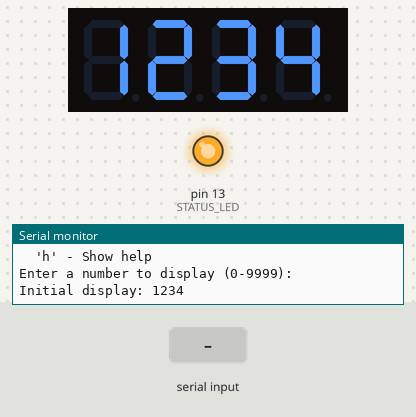
Simulated run of this sketch. Board: Arduino Uno, built with avr-gcc and run on an emulated ATmega328P. Parts: 4-digit seven-segment display, output pins drawn as LEDs (lit = HIGH), the last lines printed to the serial monitor. Wiring (inferred from the names in the program): 4-digit 7-segment display, segments lit when HIGH: segments pin 3, pin 4, pin 5, pin 6, pin 7, pin 8, pin 9, pin 10; digit selects pin 11, pin 12, A0, A1. Inputs (shaded band) come from the test bench. The segment pins are drawn as the display they are named for; pins used as bus, display or sensor lines are not drawn.

Above: at 1.5 s.
1.6 s: "d\n" received over Serial
At 2.31 s:
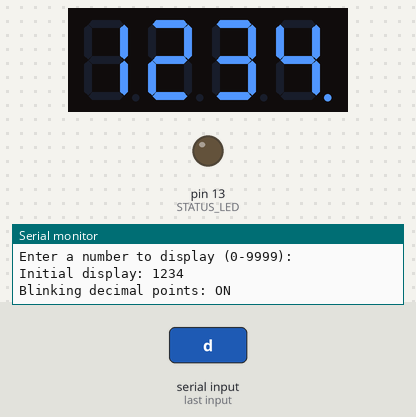
3.1 s: "s\n" received over Serial
At 3.23 s:
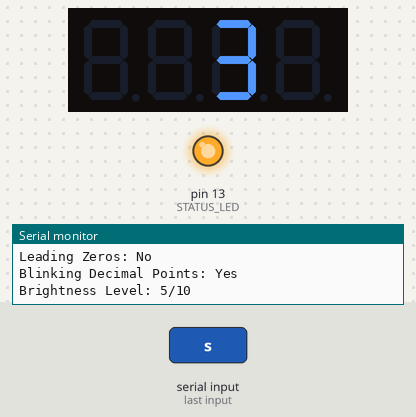
4.6 s: "h\n" received over Serial
At 4.86 s:
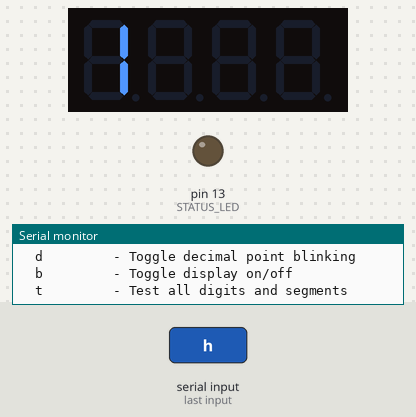
6.1 s: "90,45\n" received over Serial
At 6.51 s:
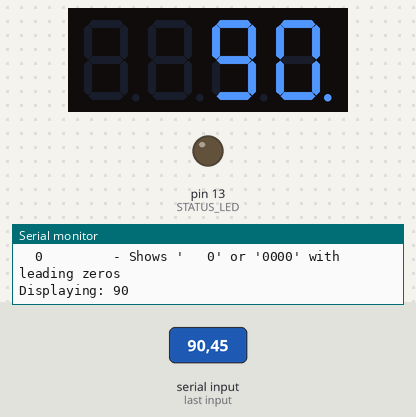
7.6 s: "c\n" received over Serial
At 8.31 s:
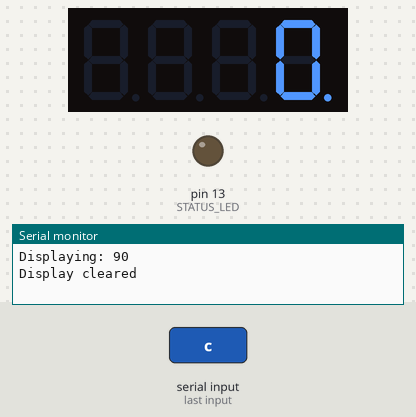
9.1 s: "z\n" received over Serial
At 10.71 s:
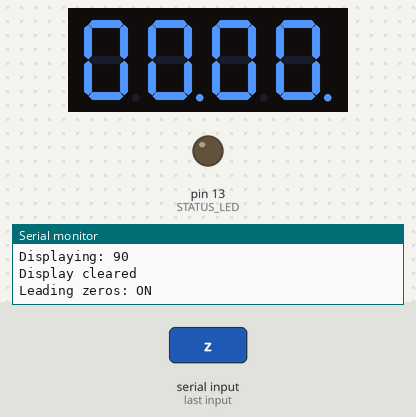
Timing chart, 0 to 11.6 s (numbered marks = the images above; inputs shaded):
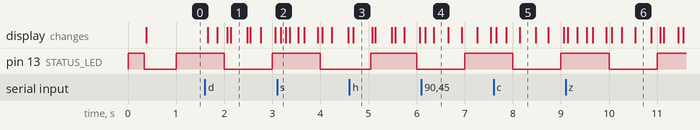

Measured:
- after the input at 1.6 s, the display: first changes after 0.06 s (image 1 shows a later state)
- after the input at 7.6 s, the display: changes after 0.06 s (image 5)
- after the input at 9.1 s, the display: first changes at once (image 6 shows a later state)
- what the display in image 3 shows lasts 0.4 s, from 4.7 s to 5.1 s

The sketch:

p5_uc_module.ino
```cpp
// ============================================
// PRACTICE 5 SIMPLIFIED: 7SEG-MPX4-CC DISPLAY TEST
// ============================================

// Pin definitions for segments
const int segmentPins[] = {3, 4, 5, 6, 7, 8, 9, 10}; // A,B,C,D,E,F,G,DP
const int digitPins[] = {11, 12, A0, A1}; // Digit 1,2,3,4 control pins
const int STATUS_LED = 13;

// 7-segment digit patterns (0-9) - Common Cathode
const byte digitPatterns[] = {
  0b11111100, // 0: A,B,C,D,E,F on
  0b01100000, // 1: B,C on
  0b11011010, // 2: A,B,D,E,G on
  0b11110010, // 3: A,B,C,D,G on
  0b01100110, // 4: B,C,F,G on
  0b10110110, // 5: A,C,D,F,G on
  0b10111110, // 6: A,C,D,E,F,G on
  0b11100000, // 7: A,B,C on
  0b11111110, // 8: A,B,C,D,E,F,G on
  0b11110110  // 9: A,B,C,D,F,G on
};

// Display variables
int displayNumber = 0;        // Number to display (0-9999)
int currentDigit = 0;         // Current digit being multiplexed (0-3)
unsigned long lastDisplayUpdate = 0;
const int DISPLAY_UPDATE_INTERVAL = 2; // 2ms for smooth multiplexing (500Hz)

// User input variables
String inputBuffer = "";
bool newNumberReceived = false;

// Display control
bool displayEnabled = true;
bool showLeadingZeros = false;
bool blinkDecimalPoints = false;
int brightness = 5; // 1-10 scale

void setup() {
  Serial.begin(9600);

  // Initialize segment pins as outputs
  for (int i = 0; i < 8; i++) {
    pinMode(segmentPins[i], OUTPUT);
    digitalWrite(segmentPins[i], LOW);
  }

  // Initialize digit control pins as outputs
  for (int i = 0; i < 4; i++) {
    pinMode(digitPins[i], OUTPUT);
    digitalWrite(digitPins[i], LOW); // Turn off all digits initially
  }

  pinMode(STATUS_LED, OUTPUT);
  digitalWrite(STATUS_LED, HIGH);

  Serial.println("=== PRACTICE 5: 7SEG-MPX4-CC DISPLAY TEST ===");
  Serial.println("4-Digit 7-Segment Display Controller");
  Serial.println();
  Serial.println("Commands:");
  Serial.println("  Enter number (0-9999) - Display the number");
  Serial.println("  'c' - Clear display");
  Serial.println("  'z' - Toggle leading zeros");
  Serial.println("  'd' - Toggle decimal points");
  Serial.println("  'b' - Toggle display on/off");
  Serial.println("  't' - Test all digits");
  Serial.println("  's' - Show status");
  Serial.println("  'h' - Show help");
  Serial.println();
  Serial.println("Enter a number to display (0-9999):");

  // Initial display test
  displayNumber = 1234;
  Serial.println("Initial display: 1234");
}

void loop() {
  unsigned long currentTime = millis();

  // Handle serial input
  handleSerialInput();

  // Update display (multiplexing)
  if (currentTime - lastDisplayUpdate >= DISPLAY_UPDATE_INTERVAL) {
    updateDisplay();
    lastDisplayUpdate = currentTime;
  }

  // Status LED heartbeat
  digitalWrite(STATUS_LED, (currentTime / 1000) % 2);
}

void handleSerialInput() {
  while (Serial.available()) {
    char inChar = Serial.read();

    if (inChar == '\n' || inChar == '\r') {
      // Process complete input
      if (inputBuffer.length() > 0) {
        processCommand(inputBuffer);
        inputBuffer = "";
      }
    } else if (inChar >= ' ') {
      // Add to input buffer
      inputBuffer += inChar;
    }
  }
}

void processCommand(String command) {
  command.trim();
  command.toLowerCase();

  if (command.length() == 0) return;

  // Check for single character commands
  if (command.length() == 1) {
    char cmd = command.charAt(0);

    switch (cmd) {
      case 'c':
        clearDisplay();
        break;
      case 'z':
        toggleLeadingZeros();
        break;
      case 'd':
        toggleDecimalPoints();
        break;
      case 'b':
        toggleDisplay();
        break;
      case 't':
        testAllDigits();
        break;
      case 's':
        showStatus();
        break;
      case 'h':
        showHelp();
        break;
      default:
        Serial.println("Unknown command. Type 'h' for help.");
        break;
    }
  } else {
    // Try to parse as number
    int number = command.toInt();

    if (number >= 0 && number <= 9999) {
      displayNumber = number;
      Serial.print("Displaying: ");
      Serial.println(displayNumber);
    } else {
      Serial.println("Invalid number. Enter 0-9999 or command.");
    }
  }
}

void updateDisplay() {
  if (!displayEnabled) {
    // Turn off all digits
    for (int i = 0; i < 4; i++) {
      digitalWrite(digitPins[i], LOW);
    }
    return;
  }

  // Turn off all digits first
  for (int i = 0; i < 4; i++) {
    digitalWrite(digitPins[i], LOW);
  }

  // Extract individual digits
  int thousands = (displayNumber / 1000) % 10;
  int hundreds = (displayNumber / 100) % 10;
  int tens = (displayNumber / 10) % 10;
  int units = displayNumber % 10;

  // Determine what digit to display
  int digitValue = 0;
  bool showDigit = true;
  bool showDP = false;

  switch (currentDigit) {
    case 0: // Thousands
      digitValue = thousands;
      showDigit = showLeadingZeros || thousands > 0 || displayNumber >= 1000;
      break;
    case 1: // Hundreds
      digitValue = hundreds;
      showDigit = showLeadingZeros || hundreds > 0 || displayNumber >= 100;
      showDP = blinkDecimalPoints && ((millis() / 500) % 2);
      break;
    case 2: // Tens
      digitValue = tens;
      showDigit = showLeadingZeros || tens > 0 || displayNumber >= 10;
      break;
    case 3: // Units
      digitValue = units;
      showDigit = true; // Always show units digit
      showDP = blinkDecimalPoints && ((millis() / 300) % 2);
      break;
  }

  if (showDigit) {
    // Set segment pattern
    byte pattern = digitPatterns[digitValue];
    if (showDP) pattern |= 0x01; // Add decimal point

    // Output to segments
    for (int i = 0; i < 8; i++) {
      digitalWrite(segmentPins[i], (pattern >> (7-i)) & 1);
    }

    // Turn on current digit
    digitalWrite(digitPins[currentDigit], HIGH);

    // Brightness control through delay
    delayMicroseconds(brightness * 100);
  }

  // Move to next digit
  currentDigit = (currentDigit + 1) % 4;
}

void clearDisplay() {
  displayNumber = 0;
  Serial.println("Display cleared");
}

void toggleLeadingZeros() {
  showLeadingZeros = !showLeadingZeros;
  Serial.print("Leading zeros: ");
  Serial.println(showLeadingZeros ? "ON" : "OFF");
}

void toggleDecimalPoints() {
  blinkDecimalPoints = !blinkDecimalPoints;
  Serial.print("Blinking decimal points: ");
  Serial.println(blinkDecimalPoints ? "ON" : "OFF");
}

void toggleDisplay() {
  displayEnabled = !displayEnabled;
  Serial.print("Display: ");
  Serial.println(displayEnabled ? "ON" : "OFF");
}

void testAllDigits() {
  Serial.println("Testing all digits and segments...");

  // Test each digit position
  for (int digit = 0; digit < 4; digit++) {
    Serial.print("Testing digit ");
    Serial.print(digit + 1);
    Serial.println("...");

    // Turn off all digits
    for (int i = 0; i < 4; i++) {
      digitalWrite(digitPins[i], LOW);
    }

    // Test all numbers on current digit
    for (int num = 0; num <= 9; num++) {
      // Set segments for current number
      byte pattern = digitPatterns[num];
      for (int seg = 0; seg < 8; seg++) {
        digitalWrite(segmentPins[seg], (pattern >> (7-seg)) & 1);
      }

      // Turn on current digit
      digitalWrite(digitPins[digit], HIGH);

      Serial.print("  Showing: ");
      Serial.println(num);
      delay(500);
    }

    // Turn off current digit
    digitalWrite(digitPins[digit], LOW);
  }

  // Test all segments at once
  Serial.println("Testing all segments (8888)...");
  for (int i = 0; i < 4; i++) {
    digitalWrite(digitPins[i], LOW);
  }

  // Set all segments on
  for (int seg = 0; seg < 7; seg++) { // Skip DP
    digitalWrite(segmentPins[seg], HIGH);
  }

  // Turn on all digits briefly
  for (int i = 0; i < 4; i++) {
    digitalWrite(digitPins[i], HIGH);
  }
  delay(2000);

  // Turn off all
  for (int i = 0; i < 4; i++) {
    digitalWrite(digitPins[i], LOW);
  }
  for (int seg = 0; seg < 8; seg++) {
    digitalWrite(segmentPins[seg], LOW);
  }

  Serial.println("Test complete. Resuming normal operation.");
}

void showStatus() {
  Serial.println("\n=== DISPLAY STATUS ===");
  Serial.print("Current Number: ");
  Serial.println(displayNumber);
  Serial.print("Display Enabled: ");
  Serial.println(displayEnabled ? "Yes" : "No");
  Serial.print("Leading Zeros: ");
  Serial.println(showLeadingZeros ? "Yes" : "No");
  Serial.print("Blinking Decimal Points: ");
  Serial.println(blinkDecimalPoints ? "Yes" : "No");
  Serial.print("Brightness Level: ");
  Serial.print(brightness);
  Serial.println("/10");
  Serial.print("Multiplexing Rate: ");
  Serial.print(1000 / DISPLAY_UPDATE_INTERVAL);
  Serial.println(" Hz");
  Serial.print("Current Digit: ");
  Serial.println(currentDigit);
  Serial.print("Uptime: ");
  Serial.print(millis() / 1000);
  Serial.println(" seconds");
  Serial.println();
}

void showHelp() {
  Serial.println("\n=== HELP ===");
  Serial.println("Available Commands:");
  Serial.println("  0-9999    - Display number");
  Serial.println("  c         - Clear display (show 0)");
  Serial.println("  z         - Toggle leading zeros");
  Serial.println("  d         - Toggle decimal point blinking");
  Serial.println("  b         - Toggle display on/off");
  Serial.println("  t         - Test all digits and segments");
  Serial.println("  s         - Show current status");
  Serial.println("  h         - Show this help");
  Serial.println();
  Serial.println("Examples:");
  Serial.println("  1234      - Shows '1234'");
  Serial.println("  42        - Shows '  42' or '0042' with leading zeros");
  Serial.println("  0         - Shows '   0' or '0000' with leading zeros");
  Serial.println();
}
```
